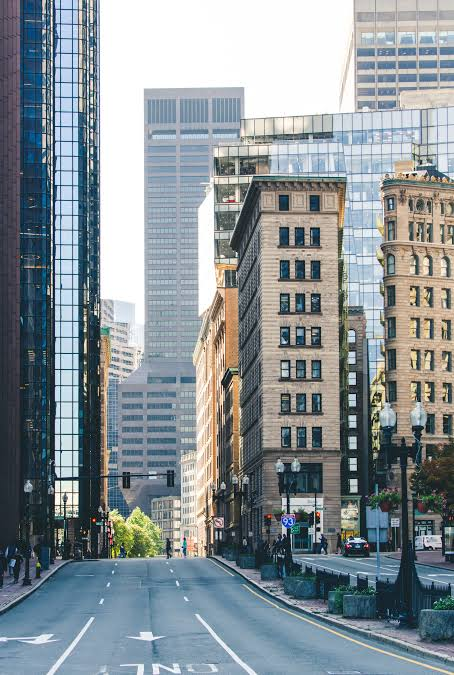
#> input picture Lane_detector/input_roads/city1.jpg, 454 x 675 px, found by its file name
$ python hsv_tuner.py
#> lines starting #> are read from the running program, lines starting #| are printed output that depends on the picture; after the words box and inside, x2 and y2 are one past the last pixel; in counts of white or black regions, pixels touching at a corner belong together
'''import cv2

image = cv2.imread("../P2_doc_scanner\\input_pages\\page6.jpeg")

hsv = cv2.cvtColor(image, cv2.COLOR_BGR2HSV)

cv2.namedWindow("Trackbars")

cv2.resizeWindow("images", 600, 900)

def nothing(x):
    pass

def mouse_callback(event, x, y, flags, param):

    if event == cv2.EVENT_LBUTTONDOWN:

        pixel = hsv[y, x]

        print(
            f"HSV at ({x},{y}): {pixel}"
        )

# H
cv2.createTrackbar("H Min", "Trackbars", 0, 179, nothing)
cv2.createTrackbar("H Max", "Trackbars", 179, 179, nothing)

# S
cv2.createTrackbar("S Min", "Trackbars", 0, 255, nothing)
cv2.createTrackbar("S Max", "Trackbars", 255, 255, nothing)

# V
cv2.createTrackbar("V Min", "Trackbars", 0, 255, nothing)
cv2.createTrackbar("V Max", "Trackbars", 255, 255, nothing)


while True:

    h_min = cv2.getTrackbarPos("H Min", "Trackbars")
    h_max = cv2.getTrackbarPos("H Max", "Trackbars")

    s_min = cv2.getTrackbarPos("S Min", "Trackbars")
    s_max = cv2.getTrackbarPos("S Max", "Trackbars")

    v_min = cv2.getTrackbarPos("V Min", "Trackbars")
    v_max = cv2.getTrackbarPos("V Max", "Trackbars")

    lower = (h_min, s_min, v_min)
    upper = (h_max, s_max, v_max)

    mask = cv2.inRange(
        hsv,
        lower,
        upper
    )
    cv2.imshow("images", image)
    cv2.imshow("images", mask)

    cv2.setMouseCallback(
    "Trackbars",
    mouse_callback
)

    key = cv2.waitKey(1)

    if key == ord("q"):
        print("Lower:", lower)
        print("Upper:", upper)
        break

cv2.destroyAllWindows()'''

import numpy as np
import cv2

# Load image
image = cv2.imread("C:\\Users\\HARSHIT\\Desktop\\Computer Vision and LIDAR\\Lane_detector\\input_roads\\city1.jpg")
#> image is the input picture: shape (675, 454, 3); mean B, G, R 150.4, 145.6, 136.1

if image is None:
    print("Error: Could not load image. Check the file path.")
    exit()

hsv = cv2.cvtColor(image, cv2.COLOR_BGR2HSV)
#> hsv: shape (675, 454, 3); mean H, S, V 74.4, 58, 157.2

# cv2.WINDOW_NORMAL allows manual resizing with the mouse
cv2.namedWindow("Original Image", cv2.WINDOW_NORMAL)
cv2.namedWindow("Mask", cv2.WINDOW_NORMAL)
cv2.namedWindow("Trackbars", cv2.WINDOW_NORMAL)

# Set default window dimensions (user can still resize manually)
cv2.resizeWindow("Original Image", 600, 900)
cv2.resizeWindow("Mask", 600, 900)
cv2.resizeWindow("Trackbars", 400, 300)


def nothing(x):
    pass


def mouse_callback(event, x, y, flags, param):
    if event == cv2.EVENT_LBUTTONDOWN:
        if y < hsv.shape[0] and x < hsv.shape[1]:
            pixel = hsv[y, x]
            print(f"HSV at ({x},{y}): {pixel}")


# Set mouse callback on the Original Image window once
cv2.setMouseCallback("Original Image", mouse_callback)

# H
cv2.createTrackbar("H Min", "Trackbars", 0, 179, nothing)
#> slider 'H Min' is set to 35
cv2.createTrackbar("H Max", "Trackbars", 179, 179, nothing)

# S
cv2.createTrackbar("S Min", "Trackbars", 0, 255, nothing)
#> slider 'S Min' is set to 51
cv2.createTrackbar("S Max", "Trackbars", 255, 255, nothing)

# V
cv2.createTrackbar("V Min", "Trackbars", 0, 255, nothing)
#> slider 'V Min' is set to 51
cv2.createTrackbar("V Max", "Trackbars", 255, 255, nothing)

while True:
    h_min = cv2.getTrackbarPos("H Min", "Trackbars")
    h_max = cv2.getTrackbarPos("H Max", "Trackbars")

    s_min = cv2.getTrackbarPos("S Min", "Trackbars")
    s_max = cv2.getTrackbarPos("S Max", "Trackbars")

    v_min = cv2.getTrackbarPos("V Min", "Trackbars")
    v_max = cv2.getTrackbarPos("V Max", "Trackbars")

    lower = np.array([h_min, s_min, v_min])
    upper = np.array([h_max, s_max, v_max])

    mask = cv2.inRange(hsv, lower, upper)
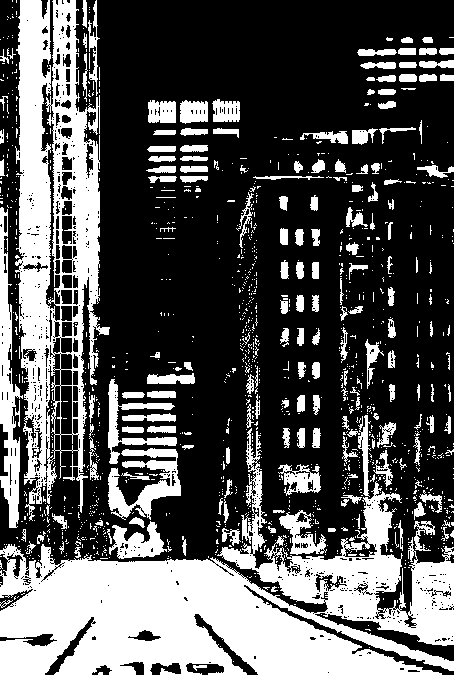
#> mask: shape (675, 454); 33.4% white; 1293 white regions (1108 under 20 px), largest, box (x1, y1, x2, y2) and area: (0, 428, 454, 675) 47515, (15, 0, 110, 521) 23591, (0, 207, 23, 528) 3313

    cv2.imshow("Original Image", image)
    cv2.imshow("Mask", mask)

    key = cv2.waitKey(1)
#> (key q is pressed here)
    if key == ord("q"):
        print("Lower:", lower)
        print("Upper:", upper)
        break

cv2.destroyAllWindows()
